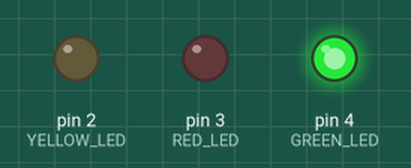
Simulated run of this sketch. Board: Arduino Uno, built with avr-gcc and run on an emulated ATmega328P. On the bench: output pins drawn as LEDs (lit = HIGH).

Above: at 5.0 s.
At 15.1 s:
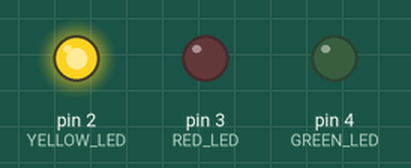
At 25.1 s:
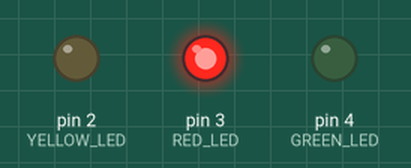
Timing chart, 0 to 39.1 s (numbered marks = the images above):
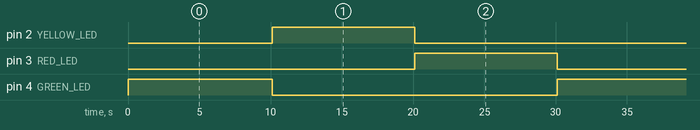

The sketch:

06_LED_Counter.ino
```cpp
#define GREEN_LED 4
#define YELLOW_LED 2
#define RED_LED 3

int counter = 0;

void setup() {

  pinMode(GREEN_LED, OUTPUT);
  pinMode(YELLOW_LED, OUTPUT);
  pinMode(RED_LED, OUTPUT);
}

void loop() {

  digitalWrite(GREEN_LED, LOW);
  digitalWrite(YELLOW_LED, LOW);
  digitalWrite(RED_LED, LOW);

  if (counter <= 100) {
    digitalWrite(GREEN_LED, HIGH);
  } else if (counter > 100 && counter <= 200) {
    digitalWrite(YELLOW_LED, HIGH);
  } else if (counter > 200) {
    digitalWrite(RED_LED, HIGH);
  }

  counter++;

  if (counter > 300) {
    counter = 0;
  }

  delay(100);
}
```

Measured:
- by itself, pin 2 (YELLOW_LED), pin 3 (RED_LED): alternates HIGH for 10.0 s and LOW for 20.1 s
- by itself, pin 4 (GREEN_LED): alternates HIGH for 10.1 s and LOW for 20.0 s
- by itself, everything shown: repeats every 30.1 s, in 3 steps
